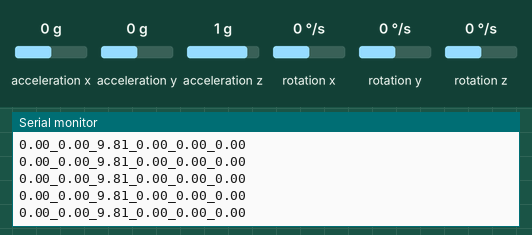
A sketch run on a simulated Arduino Uno, built with avr-gcc and run on an emulated ATmega328P. Parts: the last lines printed to the serial monitor. The inputs (shaded band) are chosen by the test bench; at power-on: acceleration x 0 g, acceleration y 0 g, acceleration z 1 g, rotation x 0 °/s, rotation y 0 °/s, rotation z 0 °/s.

Above: at 1.2 s.
1.3 s: acceleration x set to -1.4 g
At 2.1 s:
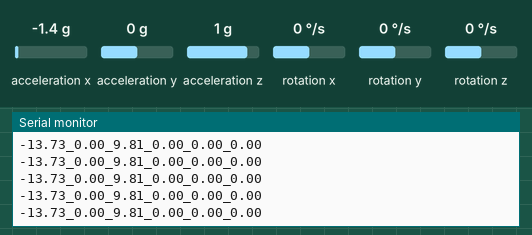
2.8 s: acceleration y set to -0.8 g
At 3.5 s:
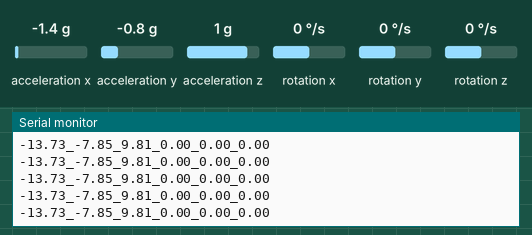
5.8 s: acceleration z set to -1.4 g
At 6.7 s:
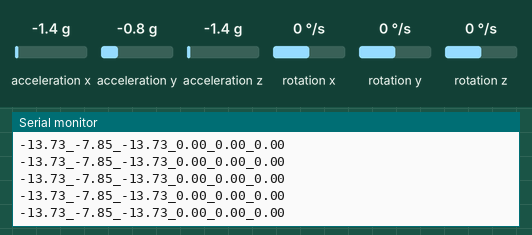
7.3 s: acceleration x set to -0.8 g
At 7.9 s:
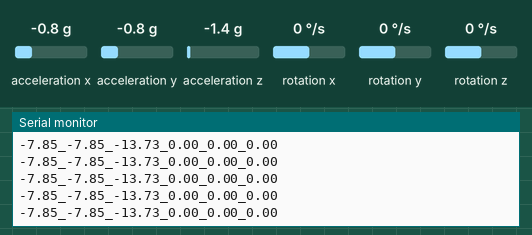
10.3 s: acceleration y set to -1.4 g
At 10.9 s:
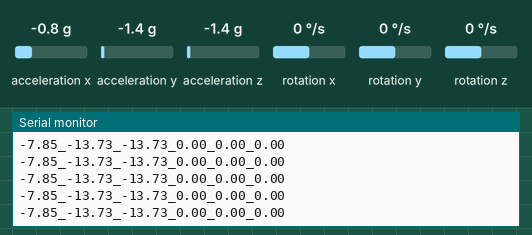
Timing chart, 0 to 13.3 s (numbered marks = the images above; inputs shaded):
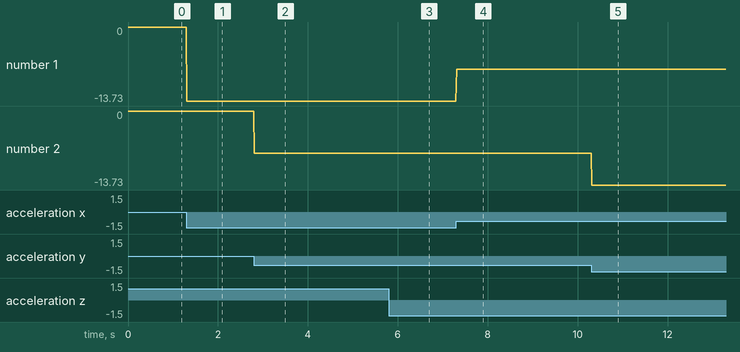

The sketch:

sketch_integrador.ino
```cpp
/*
    MPU6050 Triple Axis Gyroscope & Accelerometer. Simple Accelerometer Example.
    Read more: http://www.jarzebski.pl/arduino/czujniki-i-sensory/3-osiowy-zyroskop-i-akcelerometr-mpu6050.html
    GIT: https://github.com/jarzebski/Arduino-MPU6050
    Web: http://www.jarzebski.pl
    (c) 2014 by Korneliusz Jarzebski
*/

#include <Wire.h>
#include <MPU6050.h>

MPU6050 mpu;

void setup()
{
  Serial.begin(115200);

  Serial.println("Initialize MPU6050");

  while(!mpu.begin(MPU6050_SCALE_2000DPS, MPU6050_RANGE_2G))
  {
    Serial.println("Could not find a valid MPU6050 sensor, check wiring!");
    delay(500);
  }

  // If you want, you can set accelerometer offsets
  // mpu.setAccelOffsetX();
  // mpu.setAccelOffsetY();
  // mpu.setAccelOffsetZ();

  checkSettings();
}

void checkSettings()
{
  /*Serial.println();

  Serial.print(" * Sleep Mode:            ");
  Serial.println(mpu.getSleepEnabled() ? "Enabled" : "Disabled");

  Serial.print(" * Clock Source:          ");
  switch(mpu.getClockSource())
  {
    case MPU6050_CLOCK_KEEP_RESET:     Serial.println("Stops the clock and keeps the timing generator in reset"); break;
    case MPU6050_CLOCK_EXTERNAL_19MHZ: Serial.println("PLL with external 19.2MHz reference"); break;
    case MPU6050_CLOCK_EXTERNAL_32KHZ: Serial.println("PLL with external 32.768kHz reference"); break;
    case MPU6050_CLOCK_PLL_ZGYRO:      Serial.println("PLL with Z axis gyroscope reference"); break;
    case MPU6050_CLOCK_PLL_YGYRO:      Serial.println("PLL with Y axis gyroscope reference"); break;
    case MPU6050_CLOCK_PLL_XGYRO:      Serial.println("PLL with X axis gyroscope reference"); break;
    case MPU6050_CLOCK_INTERNAL_8MHZ:  Serial.println("Internal 8MHz oscillator"); break;
  }

  Serial.print(" * Accelerometer:         ");
  switch(mpu.getRange())
  {
    case MPU6050_RANGE_16G:            Serial.println("+/- 16 g"); break;
    case MPU6050_RANGE_8G:             Serial.println("+/- 8 g"); break;
    case MPU6050_RANGE_4G:             Serial.println("+/- 4 g"); break;
    case MPU6050_RANGE_2G:             Serial.println("+/- 2 g"); break;
  }

  Serial.print(" * Accelerometer offsets: ");
  Serial.print(mpu.getAccelOffsetX());
  Serial.print(" / ");
  Serial.print(mpu.getAccelOffsetY());
  Serial.print(" / ");
  Serial.println(mpu.getAccelOffsetZ());

  Serial.println();*/
}

void loop()
{
  Vector rawAccel = mpu.readNormalizeAccel();
  Vector rawGyro = mpu.readNormalizeGyro();

  Serial.print(rawAccel.XAxis);
  Serial.print("_");
  Serial.print(rawAccel.YAxis);
  Serial.print("_");
  Serial.print(rawAccel.ZAxis);

  Serial.print("_");
  Serial.print(rawGyro.XAxis);
  Serial.print("_");
  Serial.print(rawGyro.YAxis);
  Serial.print("_");
  Serial.println(rawGyro.ZAxis);

  delay(10);
}
```

Measured:
- after the input at 1.3 s, the serial monitor: prints a new line at once (image 1)
- after the input at 2.8 s, the serial monitor: prints a new line at once (image 2)
- after the input at 5.8 s, the serial monitor: prints a new line at once (image 3)
- after the input at 7.3 s, the serial monitor: prints a new line at once (image 4)
- after the input at 10.3 s, the serial monitor: prints a new line at once (image 5)
- plotted number 1: 0 → -13.73 after the input at 1.3 s
- plotted number 2: 0 → -7.85 after the input at 2.8 s
